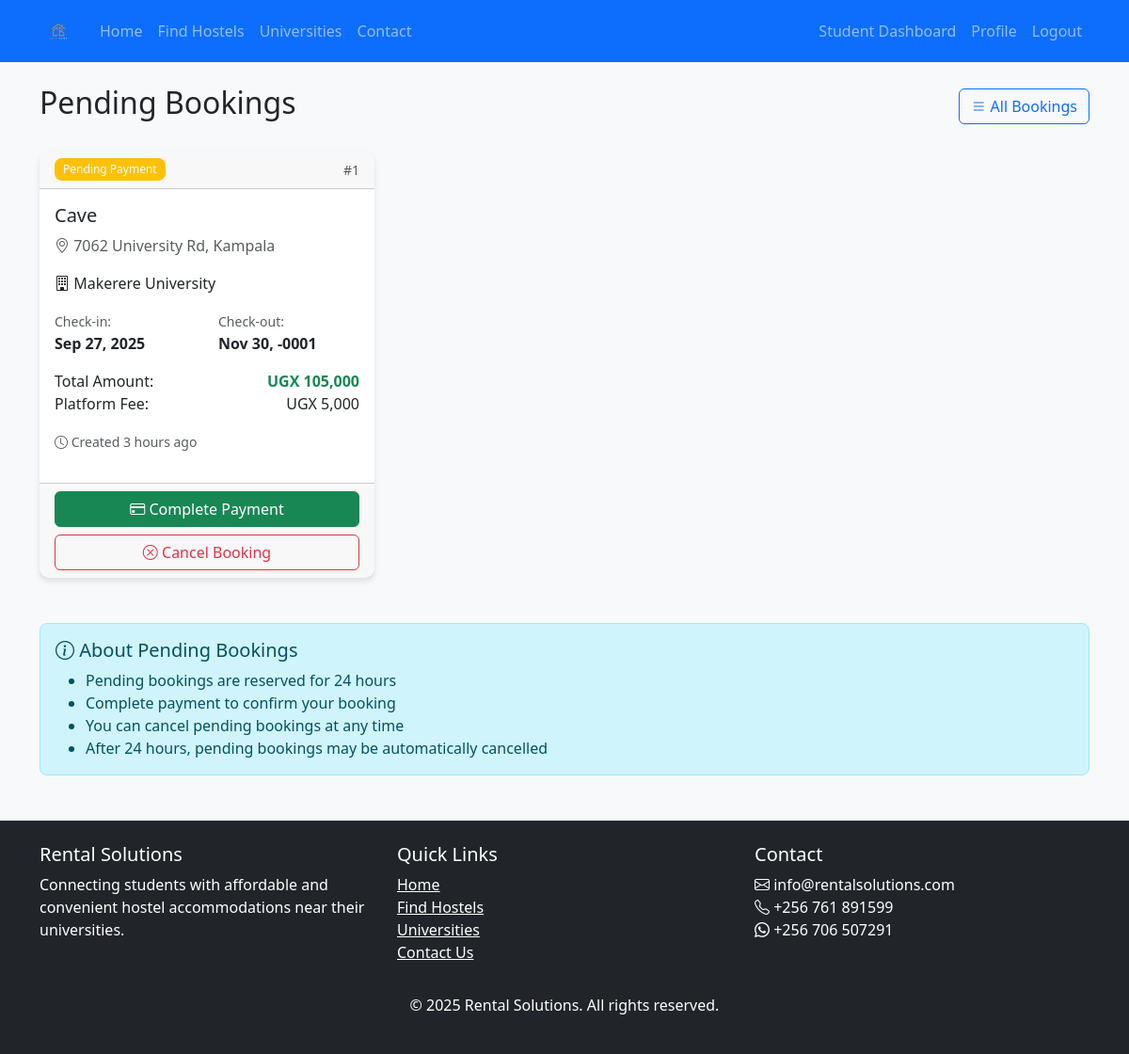
/pending-bookings.php (signed in), run on the app's committed database.
### tables this page shows
CREATE TABLE `bookings` (
  `booking_id` int(11) NOT NULL,
  `student_id` int(11) NOT NULL,
  `hostel_id` int(11) NOT NULL,
  `landlord_id` int(11) NOT NULL,
  `start_date` date NOT NULL,
  `end_date` date NOT NULL,
  `total_amount` decimal(10,2) NOT NULL,
  `platform_fee` decimal(10,2) NOT NULL,
  `status` enum('pending','confirmed','cancelled','completed') DEFAULT 'pending',
  `payment_method` enum('mobile_money','credit_card','bank_transfer') NOT NULL,
  `payment_status` enum('pending','paid','failed','refunded') DEFAULT 'pending',
  `transaction_id` varchar(100) DEFAULT NULL,
  `created_at` timestamp NOT NULL DEFAULT current_timestamp(),
  `updated_at` timestamp NOT NULL DEFAULT current_timestamp() ON UPDATE current_timestamp()
);

CREATE TABLE `hostels` (
  `hostel_id` int(11) NOT NULL,
  `landlord_id` int(11) NOT NULL,
  `name` varchar(100) NOT NULL,
  `description` text DEFAULT NULL,
  `address` text NOT NULL,
  `latitude` decimal(10,8) NOT NULL,
  `longitude` decimal(11,8) NOT NULL,
  `price_per_month` decimal(10,2) NOT NULL,
  `rooms_available` int(11) NOT NULL,
  `university_id` int(11) NOT NULL,
  `distance_to_university` decimal(5,2) DEFAULT NULL,
  `amenities` text DEFAULT NULL,
  `rules` text DEFAULT NULL,
  `created_at` timestamp NOT NULL DEFAULT current_timestamp(),
  `updated_at` timestamp NOT NULL DEFAULT current_timestamp() ON UPDATE current_timestamp()
);

CREATE TABLE `universities` (
  `university_id` int(11) NOT NULL,
  `name` varchar(100) NOT NULL,
  `location` varchar(100) NOT NULL,
  `latitude` decimal(10,8) NOT NULL,
  `longitude` decimal(11,8) NOT NULL,
  `logo` varchar(255) DEFAULT NULL
);

### functions.php (called while the page is built, shortened)
<?php
function time_ago($timestamp) {
    $time_diff = time() - strtotime($timestamp);
    if ($time_diff < 60) {
        return "just now";
    } elseif ($time_diff < 3600) {
        $minutes = floor($time_diff / 60);
        return "$minutes minute" . ($minutes > 1 ? "s" : "") . " ago";
    } elseif ($time_diff < 86400) {
        $hours = floor($time_diff / 3600);
        return "$hours hour" . ($hours > 1 ? "s" : "") . " ago";
    } elseif ($time_diff < 2592000) {
        $days = floor($time_diff / 86400);
        return "$days day" . ($days > 1 ? "s" : "") . " ago";
    } else {
        return date("M j, Y", strtotime($timestamp));
    }
}
?>

### pending-bookings.php (the view, shortened to what this page needs)
<?php
require_once __DIR__ . '/functions.php';
require_once __DIR__ . '/header.php';
global $conn;
$query = "SELECT b.*, h.name AS hostel_name, h.address AS hostel_address,
            u.name AS university_name
        FROM bookings b
        JOIN hostels h ON b.hostel_id = h.hostel_id
        JOIN universities u ON h.university_id = u.university_id
        WHERE b.student_id = ? AND b.status = 'pending' AND b.payment_status = 'pending'
        ORDER BY b.created_at DESC";
$stmt = $conn->prepare($query);
$stmt->bind_param("i", $_SESSION['user_id']);
$stmt->execute();
$pending_bookings = $stmt->get_result()->fetch_all(MYSQLI_ASSOC);
?>
<div class="d-flex justify-content-between align-items-center mb-4">
    <h2>Pending Bookings</h2>
    <a href="s_bookings.php" class="btn btn-outline-primary">
        <i class="bi bi-list"></i> All Bookings
    </a>
</div>
<?php if (empty($pending_bookings)): ?>
    <div class="alert alert-info">
        <h4>No Pending Bookings</h4>
        <p>You don't have any pending bookings. <a href="search.php">Find hostels</a> to make a new booking.</p>
    </div>
<?php else: ?>
    <div class="row">
        <?php foreach ($pending_bookings as $booking): ?>
            <div class="col-md-6 col-lg-4 mb-4">
                <div class="card h-100">
                    <div class="card-header d-flex justify-content-between align-items-center">
                        <span class="badge bg-warning">Pending Payment</span>
                        <small class="text-muted">#<?php echo $booking['booking_id']; ?></small>
                    </div>
                    <div class="card-body">
                        <h5 class="card-title"><?php echo htmlspecialchars($booking['hostel_name']); ?></h5>
                        <p class="card-text text-muted">
                            <i class="bi bi-geo-alt"></i> <?php echo htmlspecialchars($booking['hostel_address']); ?>
                        </p>
                        <p class="card-text">
                            <i class="bi bi-building"></i> <?php echo htmlspecialchars($booking['university_name']); ?>
                        </p>
                        <div class="mb-3">
                            <div class="row">
                                <div class="col-6">
                                    <small class="text-muted">Check-in:</small><br>
                                    <strong><?php echo date('M j, Y', strtotime($booking['start_date'])); ?></strong>
                                </div>
                                <div class="col-6">
                                    <small class="text-muted">Check-out:</small><br>
                                    <strong><?php echo date('M j, Y', strtotime($booking['end_date'])); ?></strong>
                                </div>
                            </div>
                        </div>
                        <div class="mb-3">
                            <div class="d-flex justify-content-between">
                                <span>Total Amount:</span>
                                <strong class="text-success">UGX <?php echo number_format($booking['total_amount']); ?></strong>
                            </div>
                            <div class="d-flex justify-content-between">
                                <span>Platform Fee:</span>
                                <span>UGX <?php echo number_format($booking['platform_fee']); ?></span>
                            </div>
                        </div>
                        <div class="mb-3">
                            <small class="text-muted">
                                <i class="bi bi-clock"></i> Created <?php echo time_ago($booking['created_at']); ?>
                            </small>
                        </div>
                    </div>
                    <div class="card-footer">
                        <div class="d-grid gap-2">
                            <a href="payment.php?booking_id=<?php echo $booking['booking_id']; ?>"
                               class="btn btn-success">
                                <i class="bi bi-credit-card"></i> Complete Payment
                            </a>
                            <form method="POST" class="d-inline" onsubmit="return confirm('Are you sure you want to cancel this booking?');">
                                <button type="submit" class="btn btn-outline-danger w-100">
                                    <i class="bi bi-x-circle"></i> Cancel Booking
                                </button>
                            </form>
                        </div>
                    </div>
                </div>
            </div>
        <?php endforeach; ?>
    </div>
<?php endif; ?>
<div class="alert alert-info mt-4">
    <h5><i class="bi bi-info-circle"></i> About Pending Bookings</h5>
    <ul class="mb-0">
        <li>Pending bookings are reserved for 24 hours</li>
        <li>Complete payment to confirm your booking</li>
        <li>You can cancel pending bookings at any time</li>
        <li>After 24 hours, pending bookings may be automatically cancelled</li>
    </ul>
</div>
<?php require_once __DIR__ . '/footer.php'; ?>

### style.css (style rules this page uses)
body { font-family: 'Segoe UI', Tahoma, Geneva, Verdana, sans-serif; background-color: #f8f9fa; }
.card { border: none; border-radius: 10px; box-shadow: 0 4px 6px rgba(0, 0, 0, 0.1); transition: transform 0.3s ease; }
.card-header { border-radius: 10px 10px 0 0 !important; }
.btn-outline-primary { color: #0d6efd; border-color: #0d6efd; }
.alert { border-radius: 8px; }
.badge { padding: 0.5em 0.75em; border-radius: 8px; font-weight: 500; }
.badge.bg-warning { background-color: #ffc107 !important; }

### data on the page
bookings: booking_id "1", hostel.name "Cave", hostel.address "7062 University Rd, Kampala", universities.name "Makerere University", start_date "Sep 27, 2025", end_date "Nov 30, -0001", total_amount "105,000", platform_fee "5,000", created_at "3 hours ago"
